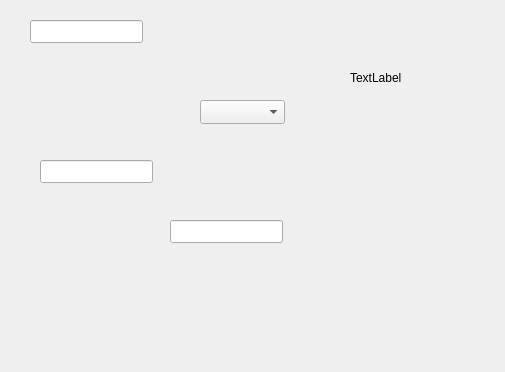
<?xml version="1.0" encoding="UTF-8"?>
<ui version="4.0">
 <class>Form</class>
 <widget class="QWidget" name="Form">
  <property name="geometry">
   <rect>
    <x>0</x>
    <y>0</y>
    <width>505</width>
    <height>372</height>
   </rect>
  </property>
  <property name="windowTitle">
   <string>Form</string>
  </property>
  <widget class="QLineEdit" name="lineEdit">
   <property name="geometry">
    <rect>
     <x>30</x>
     <y>20</y>
     <width>113</width>
     <height>23</height>
    </rect>
   </property>
  </widget>
  <widget class="QLineEdit" name="lineEdit_2">
   <property name="geometry">
    <rect>
     <x>170</x>
     <y>220</y>
     <width>113</width>
     <height>23</height>
    </rect>
   </property>
  </widget>
  <widget class="QLineEdit" name="lineEdit_3">
   <property name="geometry">
    <rect>
     <x>40</x>
     <y>160</y>
     <width>113</width>
     <height>23</height>
    </rect>
   </property>
  </widget>
  <widget class="QLabel" name="label">
   <property name="geometry">
    <rect>
     <x>350</x>
     <y>70</y>
     <width>59</width>
     <height>15</height>
    </rect>
   </property>
   <property name="text">
    <string>TextLabel</string>
   </property>
  </widget>
  <widget class="QComboBox" name="comboBox">
   <property name="geometry">
    <rect>
     <x>200</x>
     <y>100</y>
     <width>85</width>
     <height>24</height>
    </rect>
   </property>
  </widget>
 </widget>
 <resources/>
 <connections/>
</ui>
